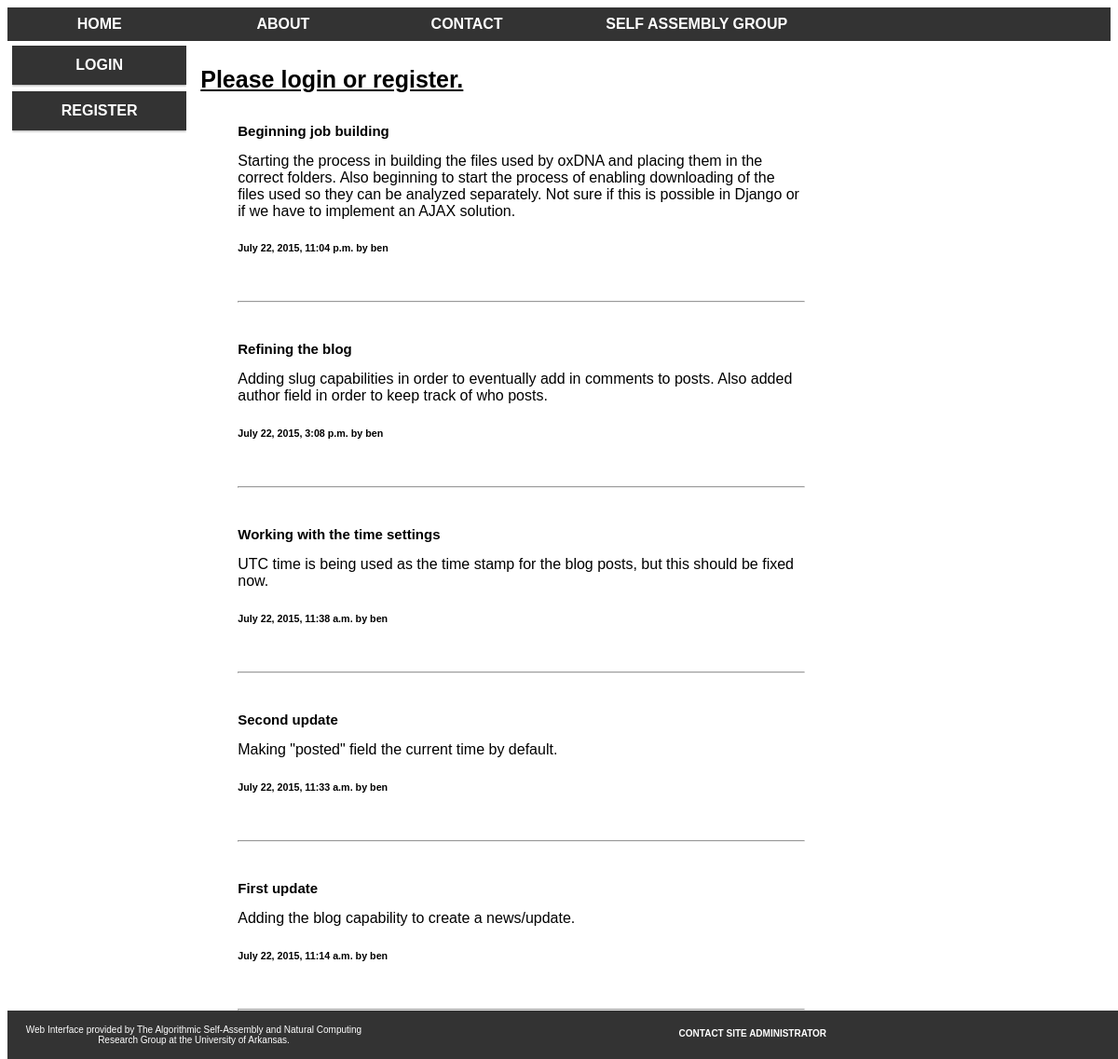
The app's page /ox_web/, older data.
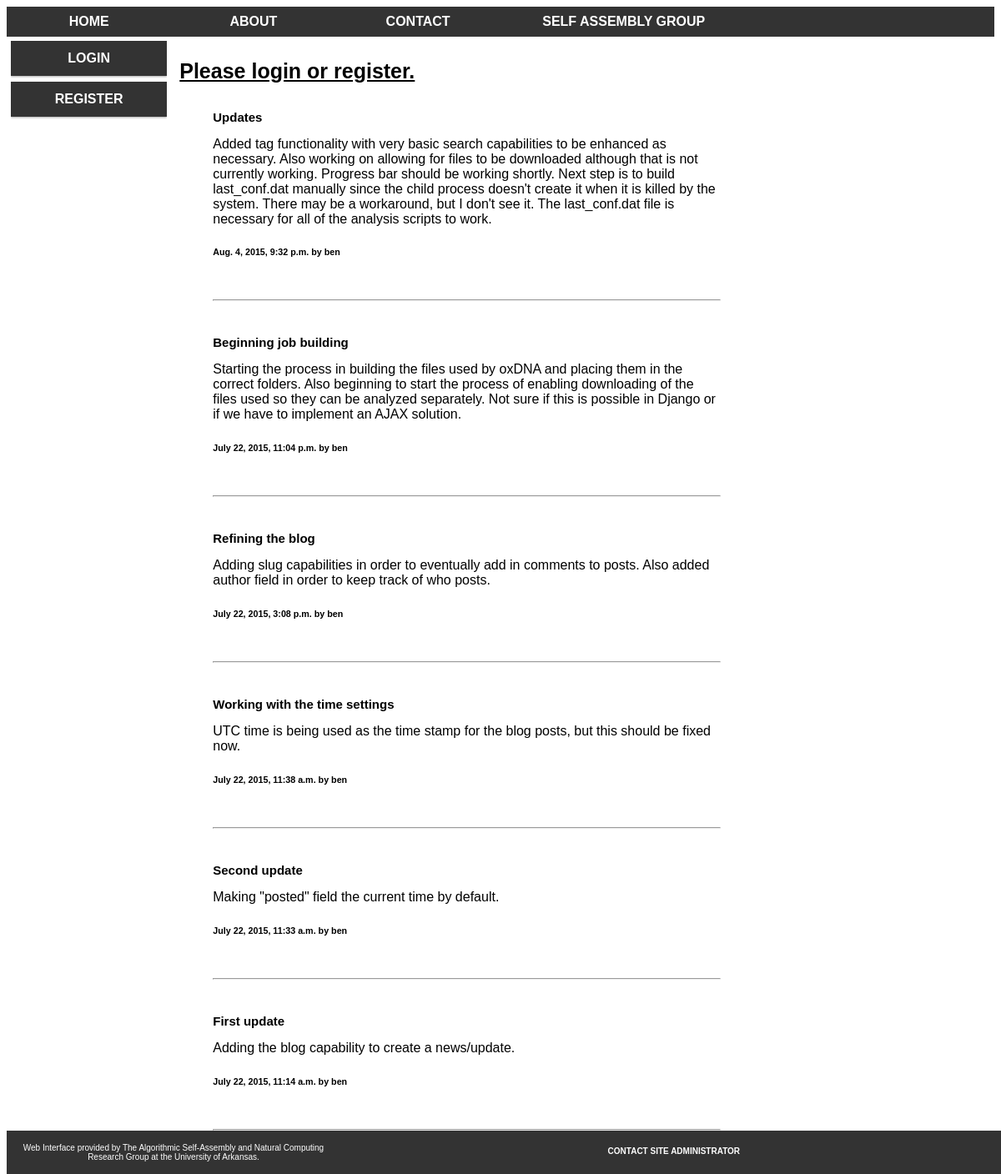
The same page, newer data.
### ox_web/models.py (models this page shows, shortened)
class Blog(models.Model):
  title = models.CharField(max_length=100, unique=True)
  slug = models.SlugField(max_length=100, unique=True)
  body = models.TextField()
  author = models.CharField(max_length=100)
  posted = models.DateTimeField(default=timezone.now)

### ox_web/views.py (the view)
def index(request):
  blog_list = Blog.objects.order_by('-posted')[:10]
  context_dict = {'blog_list': blog_list}
  return render(request, 'ox_web/index.html', context_dict)

### templates/ox_web/index.html (shortened to what this page needs)
{% extends 'base.html' %}
{% load staticfiles %}
{% block body_block %}
  <div class="col-9">
  {% if user.is_authenticated %}
    <h1 style="text-transform: capitalize;">Hello {{user.username}}</h1>
  {% else %}
    <h1>Please login or register.</h1>
  {% endif %}
  {% if blog_list %}
    <ul>
      {% for post in blog_list %}
        <h3>{{ post.title }}</h3>
        {{ post.body }}
        <h6>{{ post.posted }} by {{ post.author }}</h6>
        <br /><hr><br />
      {% endfor %}
    </ul>
  {% else %}
    There are no posts.
  {% endif %}
  </div>
  <div class="col-3 menu">
  </div>
{% endblock %}

### templates/base.html (shortened to what this page needs)
<!DOCTYPE html>
{% load staticfiles %}
<html>
<head>
  <link rel="stylesheet" type="text/css" href="{% static 'main.css' %}">
</head>
<body>
  <div class="header">
    <ul>
      <li class="col-2"><a href="/ox_web/">Home</a></li>
      <li class="col-2"><a href="https://dna.physics.ox.ac.uk">About</a></li>
      <li class="col-2"><a href="/ox_web/contact/">Contact</a></li>
      <li class="col-3"><a href="http://self-assembly.net">Self Assembly Group</a></li>
    </ul>
  </div>
  <div class="col-2 menu">
    <ul>
      {% if user.is_authenticated %}
      <li><a href="/ox_web/" class="left_list">Dashboard</a></li>
      <li><a href="/ox_web/{{ user.username }}/jobs/" class="left_list">My Jobs</a></li>
      <li><a href="/ox_web/logout/" class="left_list">Logout</a></li>
      {% else %}
      <li><a href="/ox_web/login/" class="left_list">Login</a></li>
      <li><a href="/ox_web/register/" class="left_list">Register</a></li>
      {% endif %}
    </ul>
  </div>
  <div class="col-9 main">
  {% block body_block %}
  {% endblock %}
  </div>
  <div class="col-12 footer">
    <div class="col-4">
      <p style="font-size: 10px">Web Interface provided by The Algorithmic Self-Assembly and Natural Computing Research Group at the University of Arkansas.</p>
    </div>
    <div class="col-2">
    </div>
    <div class="col-4">
      <p style="font-size: 10px"><a href="mailto:bewalcut@email.uark.edu">Contact site administrator</a></p>
    </div>
  </div>
</body>
</html>

### static/main.css (style rules this page uses)
* { box-sizing: border-box; }
[class*="col-"] { float: left; padding: 5px; }
.col-2 { width: 16.66%; }
.col-3 { width: 25%; }
.col-4 { width: 33.33%; }
.col-9 { width: 75%; }
.col-12 { width: 100%; }
html { font-family: "Lucida Sans", sans-serif; }
.header { background-color: #333333; color: #ffffff; clear: both; }
.footer { background-color: #333333; color: #ffffff; text-align: center; margin: 0px; padding: 0px; position: fixed; bottom: 0; }
.header ul { list-style-type: none; margin: 0; padding: 0; }
.menu ul { list-style-type: none; margin: 0; padding: 0; }
.menu li { padding: 8px; margin-bottom: 7px; background-color: #333333; color: #ffffff; box-shadow: 0 1px 3px rgba(0,0,0,0.12), 0 1px 2px rgba(0,0,0,0.24); }
a:link, a:visited { display: block; font-weight: bold; color: #ffffff; text-align: center; padding: 4px; text-decoration: none; text-transform: uppercase; }
ul { overflow: hidden; }
h1 { font-size: 25px; text-decoration: underline }
h3 { font-size: 15px; }

Row changes from the older to the newer data that the page shows:
added Blog: title "Updates", body "Added tag functionality with very basic search capabilities to be enhanced as necessary. Also working on allowing for files to be downloaded although that is not currently working. Progress bar should be working shortly. Next step is to build last_conf.dat manually since the child process doesn't create it when it is killed by the system. There may be a workaround, but I don't see it. The last_conf.dat file is necessary for all of the analysis scripts to work.", posted "Aug. 4, 2015, 9:32 p.m.", author "ben"
